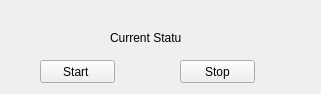
<?xml version="1.0" encoding="UTF-8"?>
<ui version="4.0">
 <class>Form</class>
 <widget class="QWidget" name="Form">
  <property name="geometry">
   <rect>
    <x>0</x>
    <y>0</y>
    <width>321</width>
    <height>94</height>
   </rect>
  </property>
  <property name="windowTitle">
   <string>Fetching Data</string>
  </property>
  <widget class="QPushButton" name="start">
   <property name="geometry">
    <rect>
     <x>40</x>
     <y>60</y>
     <width>75</width>
     <height>23</height>
    </rect>
   </property>
   <property name="text">
    <string>Start </string>
   </property>
  </widget>
  <widget class="QPushButton" name="stop">
   <property name="geometry">
    <rect>
     <x>180</x>
     <y>60</y>
     <width>75</width>
     <height>23</height>
    </rect>
   </property>
   <property name="text">
    <string>Stop</string>
   </property>
  </widget>
  <widget class="QLabel" name="label">
   <property name="geometry">
    <rect>
     <x>110</x>
     <y>30</y>
     <width>71</width>
     <height>16</height>
    </rect>
   </property>
   <property name="text">
    <string>Current Status</string>
   </property>
  </widget>
 </widget>
 <resources/>
 <connections>
  <connection>
   <sender>start</sender>
   <signal>clicked()</signal>
   <receiver>label</receiver>
   <slot>clear()</slot>
   <hints>
    <hint type="sourcelabel">
     <x>107</x>
     <y>41</y>
    </hint>
    <hint type="destinationlabel">
     <x>145</x>
     <y>37</y>
    </hint>
   </hints>
  </connection>
  <connection>
   <sender>stop</sender>
   <signal>clicked()</signal>
   <receiver>label</receiver>
   <slot>clear()</slot>
   <hints>
    <hint type="sourcelabel">
     <x>217</x>
     <y>71</y>
    </hint>
    <hint type="destinationlabel">
     <x>145</x>
     <y>37</y>
    </hint>
   </hints>
  </connection>
 </connections>
</ui>
